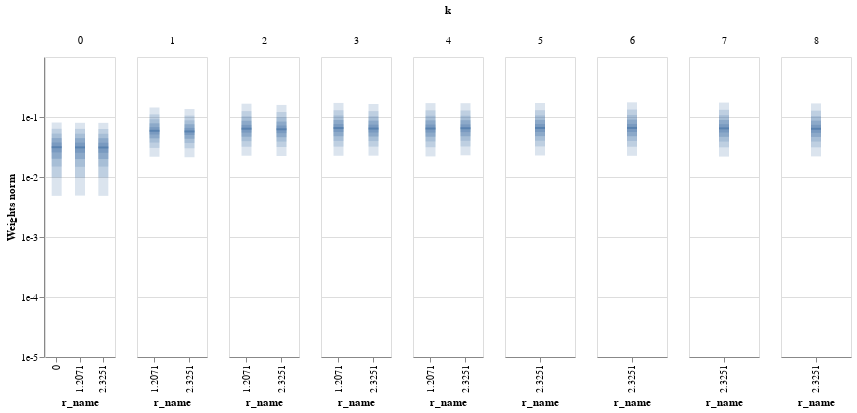

This figure's notebook cell:
### Markdown cell above
## Weight Value Analysis

### Code cell
base = model.base
W = [_ for _ in state_dict.values() if (_.ndim==3 and _.shape[-1]==len(base.kernels_label))]
base.plot_weights_dist(W, scale_type='log', wrange=(1e-5,1))

### Figure 1 — Vega-Lite specification as saved in the notebook (floating-point values rounded to 4 significant figures)
{"config": {"view": {"continuousWidth": 400, "continuousHeight": 300}}, "data": {"name": "data-d16b5126819f95a3c72c7661efe80852"}, "facet": {"column": {"type": "quantitative", "field": "k"}}, "spec": {"layer": [{"mark": {"type": "tick", "thickness": 2, "width": 10, "xOffset": 0}, "encoding": {"x": {"type": "nominal", "field": "r_name"}, "y": {"type": "quantitative", "axis": {"format": "e", "values": [1e-05, 0.0001, 0.001, 0.01, 0.1]}, "field": "median", "scale": {"domain": [1e-05, 1], "type": "log"}, "title": "Weights norm"}}, "selection": {"selector001": {"type": "interval", "bind": "scales", "encodings": ["y"]}}, "width": 70}, {"mark": {"type": "bar", "opacity": 0.2, "width": 10, "xOffset": 0}, "encoding": {"x": {"type": "nominal", "field": "r_name"}, "y": {"type": "quantitative", "field": "-q0", "title": ""}, "y2": {"field": "q0"}}, "width": 70}, {"mark": {"type": "bar", "opacity": 0.2, "width": 10, "xOffset": 0}, "encoding": {"x": {"type": "nominal", "field": "r_name"}, "y": {"type": "quantitative", "field": "-q1", "title": ""}, "y2": {"field": "q1"}}, "width": 70}, {"mark": {"type": "bar", "opacity": 0.2, "width": 10, "xOffset": 0}, "encoding": {"x": {"type": "nominal", "field": "r_name"}, "y": {"type": "quantitative", "field": "-q2", "title": ""}, "y2": {"field": "q2"}}, "width": 70}, {"mark": {"type": "bar", "opacity": 0.3, "width": 10, "xOffset": 0}, "encoding": {"x": {"type": "nominal", "field": "r_name"}, "y": {"type": "quantitative", "field": "-q3", "title": ""}, "y2": {"field": "q3"}}, "width": 70}, {"mark": {"type": "bar", "opacity": 0.3, "width": 10, "xOffset": 0}, "encoding": {"x": {"type": "nominal", "field": "r_name"}, "y": {"type": "quantitative", "field": "-q4", "title": ""}, "y2": {"field": "q4"}}, "width": 70}]}, "resolve": {"scale": {"x": "independent"}}, "$schema": "https://vega.github.io/schema/vega-lite/v4.8.1.json", "datasets": {"data-d16b5126819f95a3c72c7661efe80852": [{"r_name": 0.0, "k": 0, "r": 0.0, "name": "k=0 r=0.0", "median": 0.03135, "q0": 0.08093, "-q0": 0.004849, "q1": 0.06362, "-q1": 0.009821, "q2": 0.05293, "-q2": 0.01494, "q3": 0.04456, "-q3": 0.02016, "q4": 0.03758, "-q4": 0.02567}, {"r_name": 1.207, "k": 0, "r": 1.207, "name": "k=0 r=1.2071068286895752", "median": 0.03115, "q0": 0.08008, "-q0": 0.004899, "q1": 0.06347, "-q1": 0.009744, "q2": 0.05269, "-q2": 0.01477, "q3": 0.04444, "-q3": 0.01991, "q4": 0.03743, "-q4": 0.02532}, {"r_name": 2.325, "k": 0, "r": 2.325, "name": "k=0 r=2.325140953063965", "median": 0.03106, "q0": 0.07988, "-q0": 0.004851, "q1": 0.0631, "-q1": 0.009843, "q2": 0.05255, "-q2": 0.01489, "q3": 0.04434, "-q3": 0.01993, "q4": 0.03726, "-q4": 0.0253}, {"r_name": 1.207, "k": 1, "r": 1.207, "name": "k=1 r=1.2071068286895752", "median": 0.05889, "q0": 0.144, "-q0": 0.02178, "q1": 0.1105, "-q1": 0.03053, "q2": 0.09174, "-q2": 0.0375, "q3": 0.0784, "-q3": 0.04414, "q4": 0.06782, "-q4": 0.05105}, {"r_name": 2.325, "k": 1, "r": 2.325, "name": "k=1 r=2.325140953063965", "median": 0.05744, "q0": 0.1357, "-q0": 0.02134, "q1": 0.1055, "-q1": 0.0301, "q2": 0.08799, "-q2": 0.03693, "q3": 0.07568, "-q3": 0.04341, "q4": 0.06587, "-q4": 0.05009}, {"r_name": 1.207, "k": 2, "r": 1.207, "name": "k=2 r=1.2071068286895752", "median": 0.06381, "q0": 0.1666, "-q0": 0.02263, "q1": 0.1254, "-q1": 0.03194, "q2": 0.1026, "-q2": 0.03949, "q3": 0.08661, "-q3": 0.04691, "q4": 0.07398, "-q4": 0.0549}, {"r_name": 2.325, "k": 2, "r": 2.325, "name": "k=2 r=2.325140953063965", "median": 0.06245, "q0": 0.1589, "-q0": 0.02238, "q1": 0.121, "-q1": 0.03161, "q2": 0.09911, "-q2": 0.03892, "q3": 0.0839, "-q3": 0.04614, "q4": 0.07221, "-q4": 0.05381}, {"r_name": 1.207, "k": 3, "r": 1.207, "name": "k=3 r=1.2071068286895752", "median": 0.06545, "q0": 0.1716, "-q0": 0.02258, "q1": 0.1297, "-q1": 0.03208, "q2": 0.1059, "-q2": 0.03994, "q3": 0.0891, "-q3": 0.04781, "q4": 0.07623, "-q4": 0.05626}, {"r_name": 2.325, "k": 3, "r": 2.325, "name": "k=3 r=2.325140953063965", "median": 0.06417, "q0": 0.1647, "-q0": 0.02268, "q1": 0.1254, "-q1": 0.03212, "q2": 0.1029, "-q2": 0.03972, "q3": 0.08701, "-q3": 0.0473, "q4": 0.07449, "-q4": 0.05524}, {"r_name": 1.207, "k": 4, "r": 1.207, "name": "k=4 r=1.2071068286895752", "median": 0.06425, "q0": 0.1704, "-q0": 0.02203, "q1": 0.1292, "-q1": 0.03135, "q2": 0.105, "-q2": 0.03921, "q3": 0.08798, "-q3": 0.04691, "q4": 0.07495, "-q4": 0.05504}, {"r_name": 2.325, "k": 4, "r": 2.325, "name": "k=4 r=2.325140953063965", "median": 0.06497, "q0": 0.1697, "-q0": 0.02302, "q1": 0.1284, "-q1": 0.03229, "q2": 0.1049, "-q2": 0.0401, "q3": 0.08838, "-q3": 0.04777, "q4": 0.07545, "-q4": 0.05595}, {"r_name": 2.325, "k": 5, "r": 2.325, "name": "k=5 r=2.325140953063965", "median": 0.06566, "q0": 0.171, "-q0": 0.02283, "q1": 0.1298, "-q1": 0.03233, "q2": 0.1061, "-q2": 0.04025, "q3": 0.08947, "-q3": 0.04801, "q4": 0.07653, "-q4": 0.05619}, {"r_name": 2.325, "k": 6, "r": 2.325, "name": "k=6 r=2.325140953063965", "median": 0.06569, "q0": 0.1755, "-q0": 0.02257, "q1": 0.1331, "-q1": 0.03195, "q2": 0.1082, "-q2": 0.03987, "q3": 0.09045, "-q3": 0.04782, "q4": 0.0767, "-q4": 0.05622}, {"r_name": 2.325, "k": 7, "r": 2.325, "name": "k=7 r=2.325140953063965", "median": 0.06465, "q0": 0.1737, "-q0": 0.0219, "q1": 0.1317, "-q1": 0.03122, "q2": 0.107, "-q2": 0.03894, "q3": 0.08931, "-q3": 0.0467, "q4": 0.07588, "-q4": 0.0551}, {"r_name": 2.325, "k": 8, "r": 2.325, "name": "k=8 r=2.325140953063965", "median": 0.06364, "q0": 0.1686, "-q0": 0.02204, "q1": 0.1274, "-q1": 0.03123, "q2": 0.1033, "-q2": 0.03897, "q3": 0.08694, "-q3": 0.04654, "q4": 0.07414, "-q4": 0.05443}]}}
